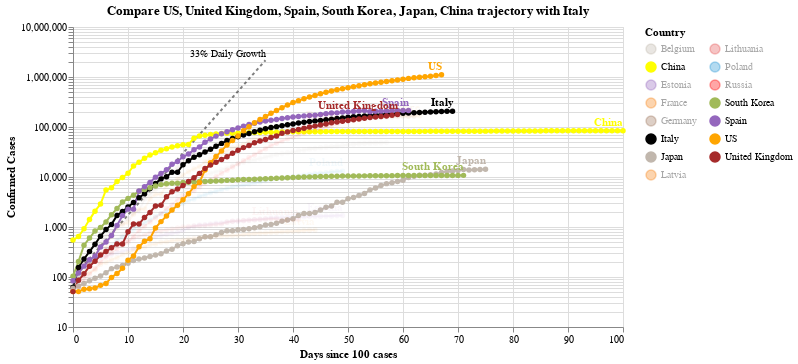

The notebook cell saved with this chart:
### Code cell
#hide_input
chart2 = make_since_chart(dff2, ['US', 'United Kingdom', 'Spain', 'South Korea', 'Japan', 'China'], baseline_countries)
chart2

### Figure 1 — Vega-Lite specification as saved in the notebook (floating-point values rounded to 4 significant figures; data arrays with more than 128 entries replaced by an {"elided": "..."} marker saying what was removed)
{"config": {"view": {"continuousWidth": 400, "continuousHeight": 300}}, "layer": [{"mark": {"type": "line", "color": "black", "opacity": 0.5, "strokeDash": [3, 3]}, "encoding": {"x": {"type": "quantitative", "field": "Days since 100 cases"}, "y": {"type": "quantitative", "field": "Confirmed Cases"}}}, {"mark": {"type": "text", "align": "right", "dy": -6, "fontSize": 10, "text": "33% Daily Growth"}, "encoding": {"x": {"type": "quantitative", "field": "Days since 100 cases"}, "y": {"type": "quantitative", "field": "Confirmed Cases"}}, "transform": [{"filter": "(datum['Days since 100 cases'] >= 35)"}]}, {"data": {"name": "data-44291fa3f493e090f2e7052f54401051"}, "mark": {"type": "line", "point": true}, "encoding": {"color": {"type": "nominal", "field": "Country", "legend": {"columns": 2}, "scale": {"domain": ["Belgium", "China", "Estonia", "France", "Germany", "Italy", "Japan", "Latvia", "Lithuania", "Poland", "Russia", "South Korea", "Spain", "US", "United Kingdom"], "range": ["#C1B7AD", "yellow", "#9467bd", "#F58518", "#9D755D", "black", "#C1B7AD", "#F58518", "#E45756", "#2495D3", "red", "#A1BA59", "#9467bd", "orange", "brown"]}}, "opacity": {"condition": {"value": 1, "selection": "selector009"}, "value": 0.05}, "tooltip": [{"type": "nominal", "field": "Country"}, {"type": "temporal", "field": "Date"}, {"type": "quantitative", "field": "Confirmed Cases"}, {"type": "quantitative", "field": "Days since 100 cases"}], "x": {"type": "quantitative", "field": "Days since 100 cases"}, "y": {"type": "quantitative", "field": "Confirmed Cases", "scale": {"type": "log"}}}, "selection": {"selector009": {"type": "multi", "fields": ["Country"], "bind": "legend", "init": [{"Country": "US"}, {"Country": "United Kingdom"}, {"Country": "Spain"}, {"Country": "South Korea"}, {"Country": "Japan"}, {"Country": "China"}, {"Country": "Italy"}]}}, "width": 550}, {"data": {"name": "data-44291fa3f493e090f2e7052f54401051"}, "mark": {"type": "text", "align": "right", "dy": -8, "fontWeight": "bold"}, "encoding": {"color": {"type": "nominal", "field": "Country", "legend": {"columns": 2}, "scale": {"domain": ["Belgium", "China", "Estonia", "France", "Germany", "Italy", "Japan", "Latvia", "Lithuania", "Poland", "Russia", "South Korea", "Spain", "US", "United Kingdom"], "range": ["#C1B7AD", "yellow", "#9467bd", "#F58518", "#9D755D", "black", "#C1B7AD", "#F58518", "#E45756", "#2495D3", "red", "#A1BA59", "#9467bd", "orange", "brown"]}}, "opacity": {"condition": {"value": 1, "selection": "selector009"}, "value": 0.05}, "text": {"type": "nominal", "field": "Country"}, "tooltip": [{"type": "nominal", "field": "Country"}, {"type": "temporal", "field": "Date"}, {"type": "quantitative", "field": "Confirmed Cases"}, {"type": "quantitative", "field": "Days since 100 cases"}], "x": {"type": "quantitative", "field": "Days since 100 cases"}, "y": {"type": "quantitative", "field": "Confirmed Cases", "scale": {"type": "log"}}}, "transform": [{"filter": "(datum['Date'] >= 1588291200000)"}], "width": 550}], "data": {"name": "data-c1a3bbf4dd040f2e7e8e7a69520e3c2a"}, "title": "Compare US, United Kingdom, Spain, South Korea, Japan, China trajectory with Italy", "$schema": "https://vega.github.io/schema/vega-lite/v4.0.2.json", "datasets": {"data-c1a3bbf4dd040f2e7e8e7a69520e3c2a": [{"Days since 100 cases": 0, "Confirmed Cases": 100.0}, {"Days since 100 cases": 1, "Confirmed Cases": 133.0}, {"Days since 100 cases": 2, "Confirmed Cases": 176.9}, {"Days since 100 cases": 3, "Confirmed Cases": 235.3}, {"Days since 100 cases": 4, "Confirmed Cases": 312.9}, {"Days since 100 cases": 5, "Confirmed Cases": 416.2}, {"Days since 100 cases": 6, "Confirmed Cases": 553.5}, {"Days since 100 cases": 7, "Confirmed Cases": 736.1}, {"Days since 100 cases": 8, "Confirmed Cases": 979.1}, {"Days since 100 cases": 9, "Confirmed Cases": 1302.0}, {"Days since 100 cases": 10, "Confirmed Cases": 1732.0}, {"Days since 100 cases": 11, "Confirmed Cases": 2303.0}, {"Days since 100 cases": 12, "Confirmed Cases": 3064.0}, {"Days since 100 cases": 13, "Confirmed Cases": 4074.0}, {"Days since 100 cases": 14, "Confirmed Cases": 5419.0}, {"Days since 100 cases": 15, "Confirmed Cases": 7207.0}, {"Days since 100 cases": 16, "Confirmed Cases": 9586.0}, {"Days since 100 cases": 17, "Confirmed Cases": 12750.0}, {"Days since 100 cases": 18, "Confirmed Cases": 16960.0}, {"Days since 100 cases": 19, "Confirmed Cases": 22550.0}, {"Days since 100 cases": 20, "Confirmed Cases": 29990.0}, {"Days since 100 cases": 21, "Confirmed Cases": 39890.0}, {"Days since 100 cases": 22, "Confirmed Cases": 53060.0}, {"Days since 100 cases": 23, "Confirmed Cases": 70560.0}, {"Days since 100 cases": 24, "Confirmed Cases": 93850.0}, {"Days since 100 cases": 25, "Confirmed Cases": 124800.0}, {"Days since 100 cases": 26, "Confirmed Cases": 166000.0}, {"Days since 100 cases": 27, "Confirmed Cases": 220800.0}, {"Days since 100 cases": 28, "Confirmed Cases": 293700.0}, {"Days since 100 cases": 29, "Confirmed Cases": 390600.0}, {"Days since 100 cases": 30, "Confirmed Cases": 519500.0}, {"Days since 100 cases": 31, "Confirmed Cases": 690900.0}, {"Days since 100 cases": 32, "Confirmed Cases": 918900.0}, {"Days since 100 cases": 33, "Confirmed Cases": 1222000.0}, {"Days since 100 cases": 34, "Confirmed Cases": 1625000.0}, {"Days since 100 cases": 35, "Confirmed Cases": 2162000.0}], "data-44291fa3f493e090f2e7052f54401051": {"elided": "930 records"}}}
